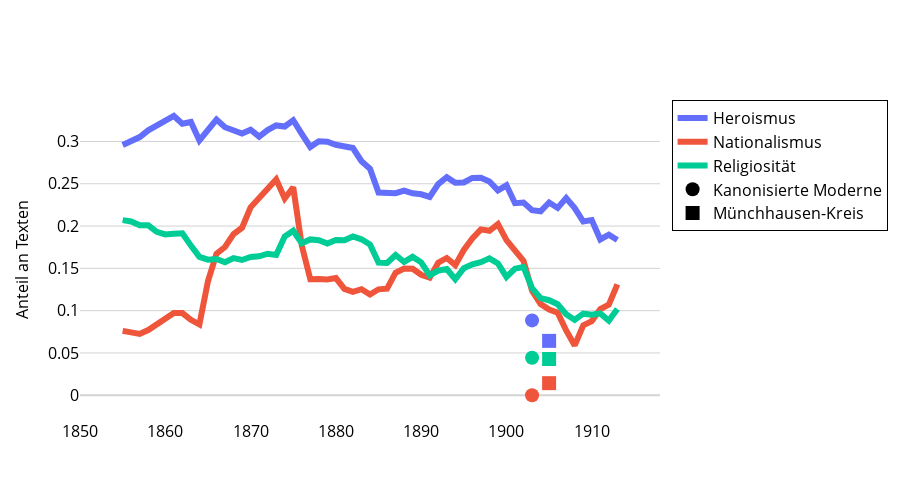

Notebook code cell kept with this figure:
### Markdown cell above
# Überblick

### Code cell
meta_plot = ts[[
    'heroismus_share_smoothed', 
    'nationalismus_share_smoothed', 
    'religiositaet_share_smoothed',
]]
meta_plot.columns = [
    'Heroismus', 
    'Nationalismus', 
    'Religiosität',
]
save_ts_data(meta_plot, prefix='06_07_Deutungen_')

fig = create_ts_plot(
    data = meta_plot, 
    columns = meta_plot.columns, 
    y_axis_title = 'Anteil an Texten',
    add_corporas = sub_df, add_corpora_names = sub_names,
    add_corpora_categories = ['heroismus', 'nationalismus', 'religiositaet']
)
fig = update_fig_for_publication(fig)
fig.write_image(f"plots/6.7 Heroismus, Nationalismus und Religiosität im Zeitverlauf.pdf")
fig.show()

### Figure 1 — Plotly figure (JSON) as saved in the notebook; plotly's stock layout.template omitted (floating-point values rounded to 4 significant figures)
{"data": [{"line": {"color": "#636EFA", "width": 6}, "mode": "lines", "name": "Heroismus", "type": "scatter", "x": [1850, 1851, 1852, 1853, 1854, 1855, 1856, 1857, 1858, 1859, 1860, 1861, 1862, 1863, 1864, 1865, 1866, 1867, 1868, 1869, 1870, 1871, 1872, 1873, 1874, 1875, 1876, 1877, 1878, 1879, 1880, 1881, 1882, 1883, 1884, 1885, 1886, 1887, 1888, 1889, 1890, 1891, 1892, 1893, 1894, 1895, 1896, 1897, 1898, 1899, 1900, 1901, 1902, 1903, 1904, 1905, 1906, 1907, 1908, 1909, 1910, 1911, 1912, 1913, 1914, 1915, 1916, 1917, 1918], "y": [null, null, null, null, null, 0.2958, 0.3009, 0.3052, 0.3132, 0.3194, 0.3256, 0.3301, 0.3209, 0.323, 0.3012, 0.3136, 0.3258, 0.3168, 0.3123, 0.3095, 0.314, 0.3057, 0.3135, 0.3189, 0.3177, 0.3251, 0.3091, 0.2935, 0.3002, 0.2997, 0.2961, 0.2934, 0.2922, 0.2766, 0.2677, 0.2397, 0.2394, 0.2389, 0.2419, 0.2388, 0.2376, 0.2345, 0.2495, 0.2578, 0.2511, 0.2515, 0.2569, 0.257, 0.2528, 0.2421, 0.2482, 0.2271, 0.2277, 0.2188, 0.2175, 0.2278, 0.2214, 0.2331, 0.2213, 0.2053, 0.2071, 0.1842, 0.1898, 0.1836, null, null, null, null, null]}, {"line": {"color": "#EF553B", "width": 6}, "mode": "lines", "name": "Nationalismus", "type": "scatter", "x": [1850, 1851, 1852, 1853, 1854, 1855, 1856, 1857, 1858, 1859, 1860, 1861, 1862, 1863, 1864, 1865, 1866, 1867, 1868, 1869, 1870, 1871, 1872, 1873, 1874, 1875, 1876, 1877, 1878, 1879, 1880, 1881, 1882, 1883, 1884, 1885, 1886, 1887, 1888, 1889, 1890, 1891, 1892, 1893, 1894, 1895, 1896, 1897, 1898, 1899, 1900, 1901, 1902, 1903, 1904, 1905, 1906, 1907, 1908, 1909, 1910, 1911, 1912, 1913, 1914, 1915, 1916, 1917, 1918], "y": [null, null, null, null, null, 0.07615, 0.07502, 0.07256, 0.07711, 0.08396, 0.08959, 0.09717, 0.09714, 0.08917, 0.08379, 0.1347, 0.1673, 0.1752, 0.1905, 0.198, 0.2222, 0.2335, 0.243, 0.2552, 0.2326, 0.2459, 0.1771, 0.1371, 0.1375, 0.1369, 0.1385, 0.1257, 0.1222, 0.1253, 0.119, 0.1252, 0.126, 0.1449, 0.1498, 0.1496, 0.1424, 0.1389, 0.1567, 0.1622, 0.1538, 0.1718, 0.1853, 0.1961, 0.1944, 0.2023, 0.1834, 0.1708, 0.1589, 0.1236, 0.1079, 0.1014, 0.09769, 0.07662, 0.05888, 0.08259, 0.08764, 0.1018, 0.1072, 0.131, null, null, null, null, null]}, {"line": {"color": "#00CC96", "width": 6}, "mode": "lines", "name": "Religiosität", "type": "scatter", "x": [1850, 1851, 1852, 1853, 1854, 1855, 1856, 1857, 1858, 1859, 1860, 1861, 1862, 1863, 1864, 1865, 1866, 1867, 1868, 1869, 1870, 1871, 1872, 1873, 1874, 1875, 1876, 1877, 1878, 1879, 1880, 1881, 1882, 1883, 1884, 1885, 1886, 1887, 1888, 1889, 1890, 1891, 1892, 1893, 1894, 1895, 1896, 1897, 1898, 1899, 1900, 1901, 1902, 1903, 1904, 1905, 1906, 1907, 1908, 1909, 1910, 1911, 1912, 1913, 1914, 1915, 1916, 1917, 1918], "y": [null, null, null, null, null, 0.2071, 0.2054, 0.201, 0.2009, 0.1932, 0.1901, 0.191, 0.1915, 0.1769, 0.1636, 0.1603, 0.1611, 0.1572, 0.1621, 0.1599, 0.1634, 0.1642, 0.1673, 0.1657, 0.1877, 0.1945, 0.1798, 0.1842, 0.1832, 0.1794, 0.1834, 0.1833, 0.1878, 0.1843, 0.1781, 0.1568, 0.1564, 0.1658, 0.1576, 0.1636, 0.1571, 0.1417, 0.1474, 0.1492, 0.1371, 0.1501, 0.1548, 0.1573, 0.1618, 0.1558, 0.1399, 0.1497, 0.1516, 0.1266, 0.1148, 0.1123, 0.1076, 0.09572, 0.08908, 0.09643, 0.09514, 0.09667, 0.08809, 0.1021, null, null, null, null, null]}, {"marker": {"color": ["#636EFA", "#EF553B", "#00CC96", "#AB63FA", "#FFA15A", "#19D3F3"], "size": 14, "symbol": "circle"}, "mode": "markers", "name": "Kanonisierte Moderne", "showlegend": false, "type": "scatter", "x": [1903, 1903, 1903, 1903], "y": [0.0885, 0, 0.04425]}, {"marker": {"color": "black", "size": 14, "symbol": "circle"}, "mode": "markers", "name": "Kanonisierte Moderne", "type": "scatter", "x": [null], "y": [null]}, {"marker": {"color": ["#636EFA", "#EF553B", "#00CC96", "#AB63FA", "#FFA15A", "#19D3F3"], "size": 14, "symbol": "square"}, "mode": "markers", "name": "Münchhausen-Kreis", "showlegend": false, "type": "scatter", "x": [1905, 1905, 1905, 1905], "y": [0.06429, 0.01429, 0.04286]}, {"marker": {"color": "black", "size": 14, "symbol": "square"}, "mode": "markers", "name": "Münchhausen-Kreis", "type": "scatter", "x": [null], "y": [null]}], "layout": {"font": {"color": "black"}, "height": 500, "legend": {"bordercolor": "black", "borderwidth": 1, "font": {"size": 16}, "traceorder": "normal"}, "paper_bgcolor": "white", "plot_bgcolor": "white", "width": 900, "xaxis": {"autorange": true, "color": "black", "gridcolor": "white", "range": [1850, 1918], "showgrid": false, "tickfont": {"size": 16}, "title": {"font": {"size": 16}}, "type": "linear"}, "yaxis": {"autorange": true, "color": "black", "gridcolor": "lightgray", "range": [-0.02926, 0.349], "tickfont": {"size": 16}, "title": {"font": {"size": 16}, "text": "Anteil an Texten"}, "type": "linear", "zerolinecolor": "lightgray"}}}
